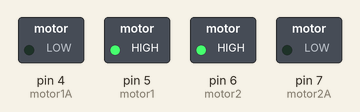
Recording of a sketch running on a simulated Arduino Uno, built with avr-gcc and run on an emulated ATmega328P. Shown: switched loads named in the sketch (green lamp = pin HIGH).

Above: at 0.1 s.
Timing chart, 0 to 1.6 s (numbered marks = the images above):
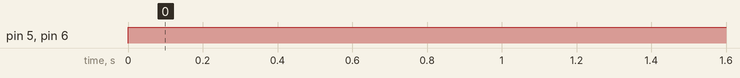

Measured:
- by itself, pin 5 (motor1), pin 6 (motor2): LOW → HIGH at 0.00 s

The sketch:

test1.ino
```cpp
int motor1 = 5;
int motor2 = 6;
int motor1A = 4;
int motor2A = 7;

void setup() {
  // put your setup code here, to run once:
  pinMode(motor1, OUTPUT);
  pinMode(motor2, OUTPUT);
  pinMode(motor1A, OUTPUT);
  pinMode(motor2A, OUTPUT);
}

void loop() {
  // put your main code here, to run repeatedly:
  digitalWrite(motor1, HIGH);
  digitalWrite(motor1A, LOW);
  digitalWrite(motor2, HIGH);
  digitalWrite(motor2A, LOW);
}
```
